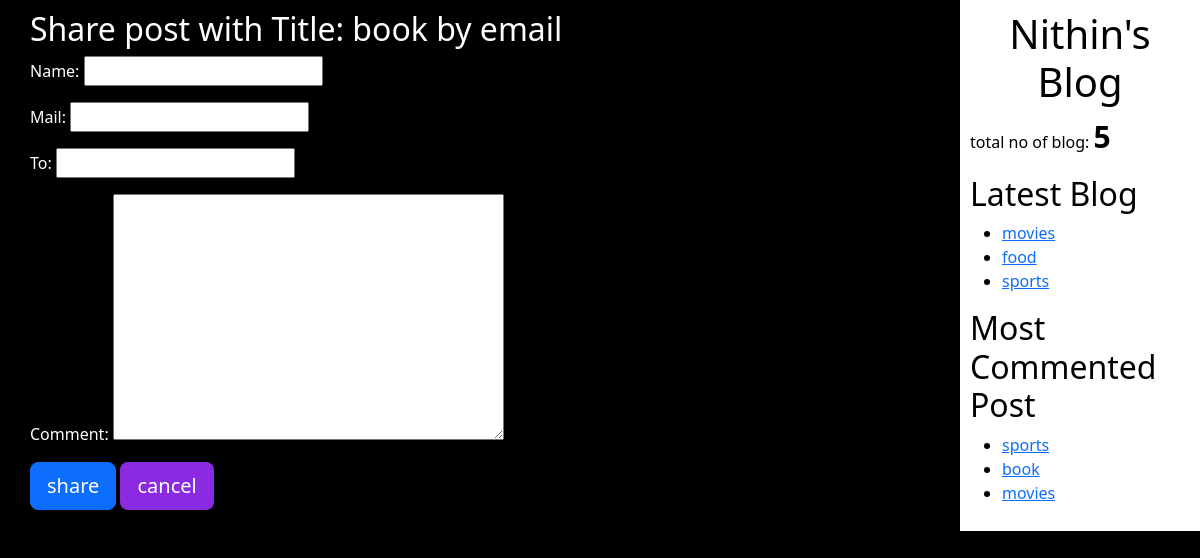
/1/share/, run on the app's committed database.
### app/models.py (models this page shows, shortened)
class Post(models.Model):
	STATUS_CHOICES = (("draft","Draft"),("published","Published"))
	title = models.CharField(max_length=50)
	slug = models.SlugField(max_length = 50, unique_for_date='publish')
	author = models.ForeignKey(User, related_name='blog_project', on_delete = models.CASCADE)
	publish = models.DateTimeField(default = timezone.now)
	created = models.DateTimeField(auto_now_add=True)
	update = models.DateTimeField(auto_now=True)
	body = models.TextField()
	status = models.CharField(max_length = 50, choices = STATUS_CHOICES, default= "draft")
	objects = CustomManager()
	tags = TaggableManager()
	class Meta:
		ordering  = ("-publish",)
	def get_absolute_url(self):
		return reverse("detail", args = [self.publish.year, self.publish.strftime("%m"), self.publish.strftime("%d"), self.slug])

### app/views.py (the view)
# urls.py: re_path(r"^(?P<id>\d+)/share/$", v.share_mail),
def share_mail(request, id):
	post = get_object_or_404(Post, id = id, status = "published")
	sent = False
	if request.method == "POST":
		form = mail(request.POST)
		if form.is_valid():
			cd = form.cleaned_data
			subject = '{}({}) recommends you to read "{}"'.format(cd["name"], cd["mail"], post.title)
			post_url = request.build_absolute_uri(post.get_absolute_url())
			msg = "read the post at :\n{}\n\n{}\'s comments:\n {}".format(post_url,cd["name"], cd["comment"])
			send_mail(subject, msg,"nkisnithinkumar@gmail.com",[cd["to"]])
			sent = True
	else:
		form = mail()
	dict = {"post" : post, "form" : form, "sent": sent}
	return render(request = request, template_name = "app/share_mail.html", context = dict)

### app/forms.py
class mail(forms.Form):
	name = forms.CharField()
	mail = forms.EmailField()
	to = forms.EmailField()
	comment = forms.CharField(required=False, widget = forms.Textarea)

### app/models.py (called while the page is built)
	def get_queryset(self):
		return super().get_queryset().filter(status = "published")

### app/templatetags/blog_tag.py (called while the page is built)
@register.simple_tag()
def count():
	return Post.objects.count()

@register.inclusion_tag("app/latest_blog.html")
def latest_blog():
	latest_blog = Post.objects.order_by("-publish")[:3]
	return {"latest_blog" : latest_blog}

@register.simple_tag()
def more_cmt(count = 3):
	return Post.objects.annotate(total_count = Count("cmt")).order_by("-total_count")[:count]

### templates/app/share_mail.html (shortened to what this page needs)
{% extends "app/base.html" %}
{% block body_block %}
	{% if sent %}
		<h2>email sent sucessfully</h2>
		<h2>Post with title: {{ post.title }} shared by email</h2>
		<a href="{{ post.get_absolute_url }}" class = "btn btn-lg btn-sucess", id = "smail"> back</a>
	{% else %}
		<h2>Share post with Title: {{ post.title }} by email</h2>
		<form method="POST">
		{{ form.as_p }}
		<input type="submit" name=""  class="btn btn-primary btn-lg" value="share">
		<a href="{{ post.get_absolute_url }}" class = "btn btn-lg btn-sucess", id = "smail"> cancel</a>
	</form>
	{% endif %}
{% endblock body_block %}

### templates/app/base.html (shortened to what this page needs)
<!DOCTYPE html>
{% load static %}
{% load blog_tag %}
<html>
<head>
	<link href="https://cdn.jsdelivr.net/npm/bootstrap@5.3.1/dist/css/bootstrap.min.css" rel="stylesheet">
  	<link rel="stylesheet" type="text/css" href="{% static "app/base.css" %}">
</head>
<body>
	<div class = "content">
		{% block body_block %}
		{% endblock body_block %}
	</div>
	<div class="sidebar">
		<h1>Nithin's Blog</h1>
		<p>total no of blog: <span id = "blog_cnt"> {% count %}</span></p>
		<h2>Latest Blog</h2>
		{% latest_blog%}
		<h2>Most Commented Post</h2>
		{% more_cmt as mc %}
		<ul>
			{% for i in mc %}
			<li><a href="{{ i.get_absolute_url }}"> {{ i.title }}</a></li>
			{% endfor %}
		</ul>
	</div>
</body>
</html>

### templates/app/latest_blog.html
<ul>
	{% for i in latest_blog %}
	<li><a href="{{ i.get_absolute_url }}"> {{ i.title }}</a></li>
	{% endfor %}
</ul>

### static/app/base.css (style rules this page uses)
.content { color:white; background: black; float: left; width: 80%; height: 100%; padding: 10px 0px 0px 30px; }
.sidebar { color:black; background: white; float: right; width: 20%; height: 100%; padding: 10px; }
h1 { text-align : center; }
body { background: black; }
#smail { background: blueviolet; color :white; margin-right: 20px; }
#blog_cnt { font-weight: bold; font-size: 30px; }

### data on the page
Post: title "book"
Post: title "movies"
Post: title "food"
Post: title "sports"
